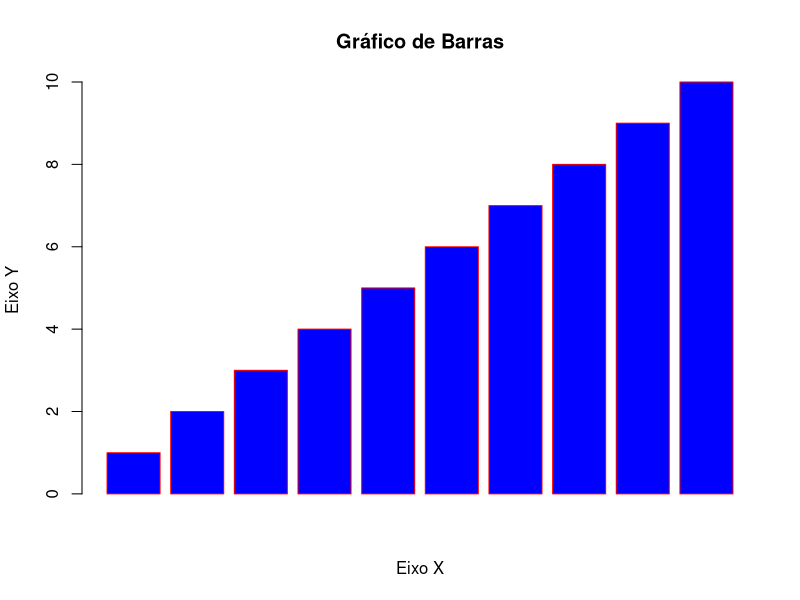
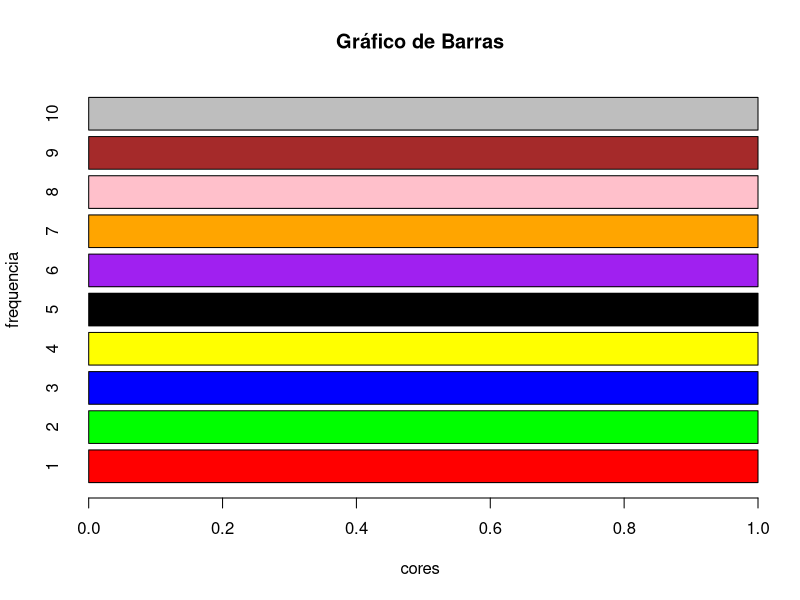
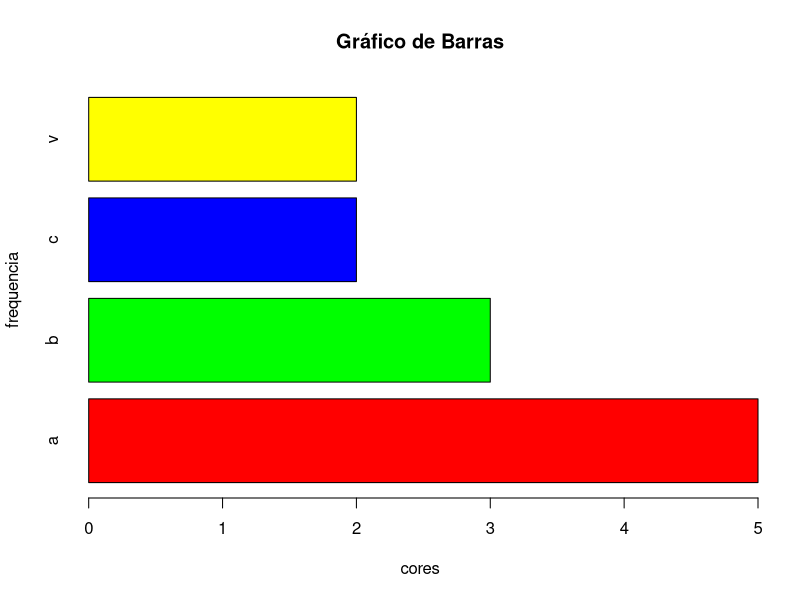
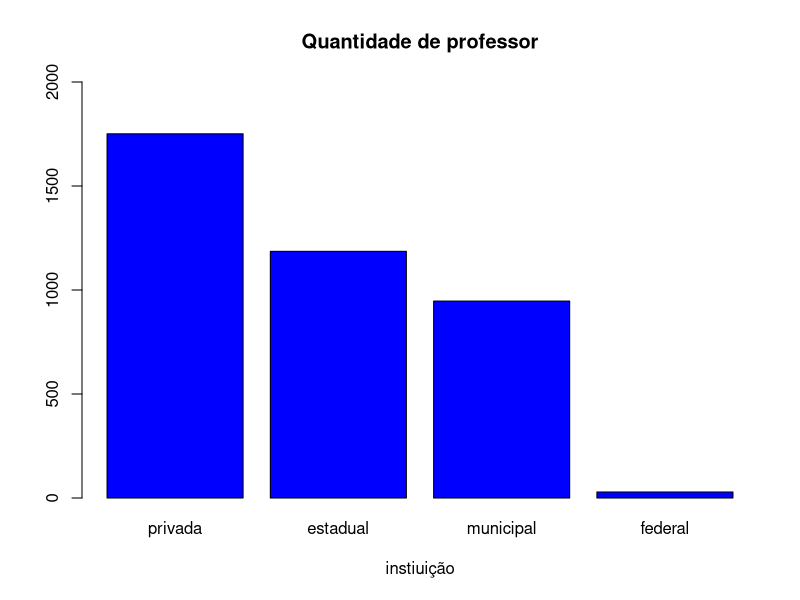
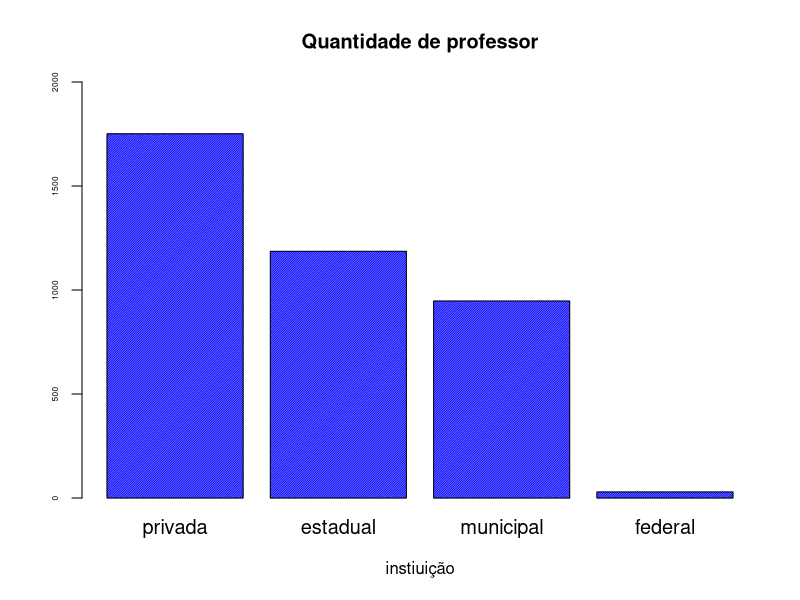
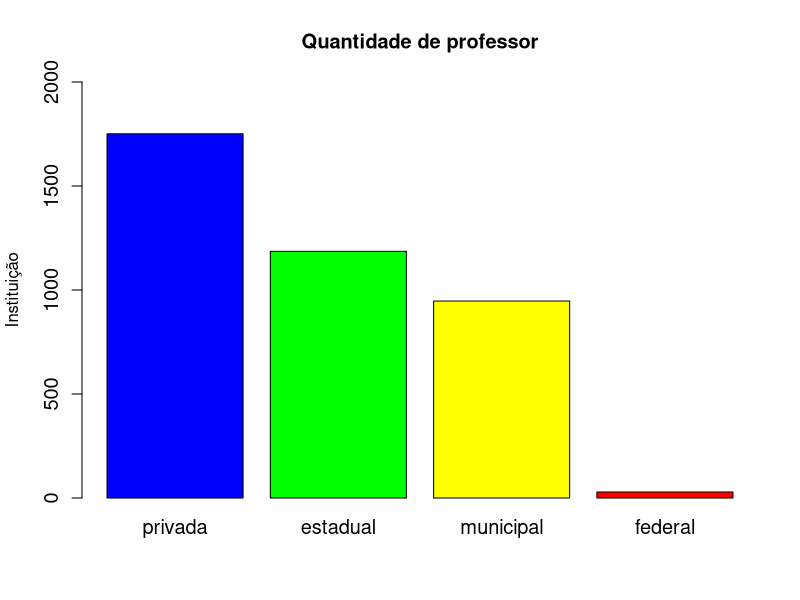
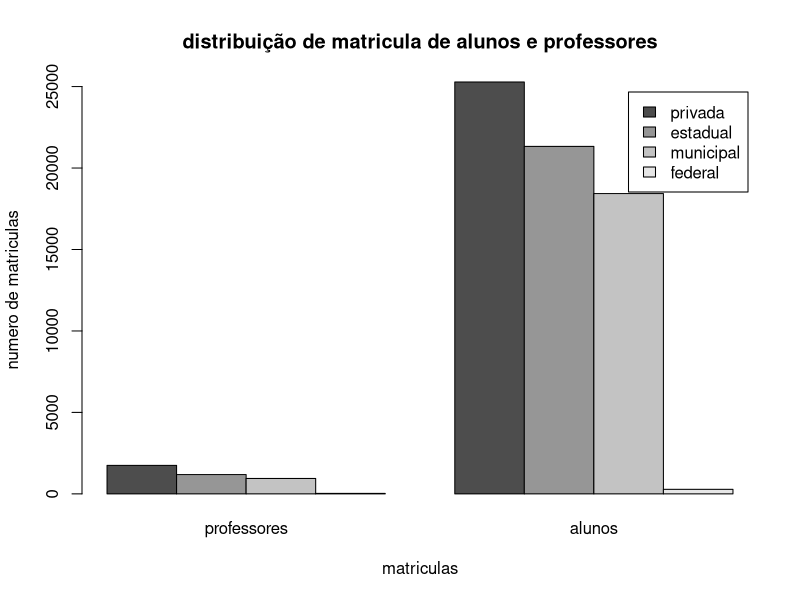

Write the R code that produced these figures, in order.

#EXEMPLO 1
barplot (c(1,2,3,4,5,6,7,8,9,10), main = "Gráfico de Barras", 
xlab = "Eixo X", 
ylab = "Eixo Y",
bty = "l", 
col = "blue", 
border = "red",)

#EXEMPLO 2
barplot (table(c(1,2,3,4,5,6,7,8,9,10)), main = "Gráfico de Barras",
xlab = 'cores',
ylab = 'frequencia',
bty = 'l',
col = c('red','green','blue','yellow','black','purple','orange','pink','brown','gray'),
horiz = TRUE)

#EXEMPLO 2 com letras

barplot (table(c('a','a','a','a','a','b','b','b','c','c','v','v')),
         main = "Gráfico de Barras",
          xlab = 'cores',
ylab = 'frequencia',
bty = 'l',
col = c('red','green','blue','yellow','black','purple','orange','pink','brown','gray'),
horiz = TRUE)

#EXEMPLO 3

prof <- c(1751,1186,947,29)
escola <- c('privada','estadual','municipal','federal')
barplot (prof, names.arg = escola,
main = "Quantidade de professor",
xlab = "instiuição",
ylim = c(0,2000),
col = 'blue')

#EXEMPLO 4
prof <- c(1751,1186,947,29)
names(prof) <- c('privada','estadual','municipal','federal')
prof
barplot (prof, names.arg = escola,
main = "Quantidade de professor",
cex.names = 1.2,
cex.axis = 0.5,
xlab = "instiuição",
ylim = c(0,2000),
col = 'blue',
density = 80)

#EXEMPLO 5
prof <- c(1751,1186,947,29)
names(prof) <- c('privada','estadual','municipal','federal')
prof
barplot (prof,
main = "Quantidade de professor",
cex.names = 1.2,
cex.axis = 1.2,
ylab = "Instituição",
ylim = c(0,2000),
col = c('blue','green','yellow','red')
)

#EXEMPLO 6 duas variaveis em um grafico
alunosprof <- matrix(c(1751,1186,947,29,25280,21328,18432,280), nrow = 4, ncol = 2)
alunosprof

dimnames (alunosprof) <- list(c('privada','estadual','municipal','federal'),c('professores','alunos'))

barplot (alunosprof,
beside = TRUE,
main = "distribuição de matricula de alunos e professores",
ylab = 'numero de matriculas',
xlab = 'matriculas',
legend.text = rownames(alunosprof))